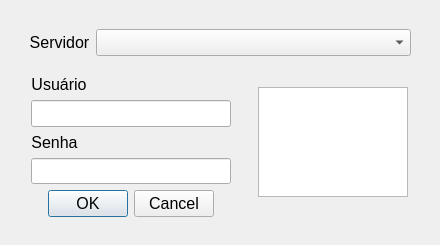
<?xml version="1.0" encoding="UTF-8"?>
<ui version="4.0">
 <class>LoginDialog</class>
 <widget class="QDialog" name="LoginDialog">
  <property name="geometry">
   <rect>
    <x>0</x>
    <y>0</y>
    <width>440</width>
    <height>245</height>
   </rect>
  </property>
  <property name="sizePolicy">
   <sizepolicy hsizetype="Preferred" vsizetype="Minimum">
    <horstretch>0</horstretch>
    <verstretch>0</verstretch>
   </sizepolicy>
  </property>
  <property name="minimumSize">
   <size>
    <width>440</width>
    <height>195</height>
   </size>
  </property>
  <property name="maximumSize">
   <size>
    <width>440</width>
    <height>245</height>
   </size>
  </property>
  <property name="windowTitle">
   <string>SOAD - Login</string>
  </property>
  <layout class="QGridLayout" name="gridLayout">
   <item row="3" column="0">
    <widget class="QFrame" name="verticalFrame">
     <property name="sizePolicy">
      <sizepolicy hsizetype="Minimum" vsizetype="Minimum">
       <horstretch>0</horstretch>
       <verstretch>0</verstretch>
      </sizepolicy>
     </property>
     <property name="maximumSize">
      <size>
       <width>422</width>
       <height>227</height>
      </size>
     </property>
     <layout class="QGridLayout" name="gridLayout_2">
      <item row="0" column="0">
       <layout class="QVBoxLayout" name="verticalLayout_2">
        <property name="spacing">
         <number>0</number>
        </property>
        <item>
         <widget class="QWidget" name="verticalWidget_servidor" native="true">
          <property name="sizePolicy">
           <sizepolicy hsizetype="Minimum" vsizetype="Minimum">
            <horstretch>0</horstretch>
            <verstretch>0</verstretch>
           </sizepolicy>
          </property>
          <property name="minimumSize">
           <size>
            <width>400</width>
            <height>30</height>
           </size>
          </property>
          <property name="maximumSize">
           <size>
            <width>400</width>
            <height>50</height>
           </size>
          </property>
          <layout class="QFormLayout" name="formLayout_2">
           <property name="bottomMargin">
            <number>0</number>
           </property>
           <item row="0" column="0">
            <widget class="QLabel" name="label_servidor">
             <property name="font">
              <font>
               <pointsize>12</pointsize>
              </font>
             </property>
             <property name="text">
              <string>Servidor</string>
             </property>
             <property name="alignment">
              <set>Qt::AlignCenter</set>
             </property>
            </widget>
           </item>
           <item row="0" column="1">
            <widget class="QComboBox" name="comboBox_servidor">
             <property name="font">
              <font>
               <pointsize>12</pointsize>
              </font>
             </property>
            </widget>
           </item>
          </layout>
         </widget>
        </item>
        <item>
         <layout class="QHBoxLayout" name="horizontalLayout">
          <property name="spacing">
           <number>0</number>
          </property>
          <item>
           <widget class="QWidget" name="verticalWidget_login" native="true">
            <property name="sizePolicy">
             <sizepolicy hsizetype="Minimum" vsizetype="Minimum">
              <horstretch>0</horstretch>
              <verstretch>0</verstretch>
             </sizepolicy>
            </property>
            <property name="maximumSize">
             <size>
              <width>224</width>
              <height>165</height>
             </size>
            </property>
            <layout class="QFormLayout" name="formLayout">
             <item row="1" column="0">
              <widget class="QLabel" name="label_usuario">
               <property name="font">
                <font>
                 <pointsize>12</pointsize>
                </font>
               </property>
               <property name="text">
                <string>Usuário</string>
               </property>
               <property name="alignment">
                <set>Qt::AlignCenter</set>
               </property>
              </widget>
             </item>
             <item row="2" column="0">
              <widget class="QLineEdit" name="lineEdit_usuario">
               <property name="minimumSize">
                <size>
                 <width>200</width>
                 <height>0</height>
                </size>
               </property>
               <property name="font">
                <font>
                 <pointsize>12</pointsize>
                </font>
               </property>
              </widget>
             </item>
             <item row="3" column="0">
              <widget class="QLabel" name="label_senha">
               <property name="font">
                <font>
                 <pointsize>12</pointsize>
                </font>
               </property>
               <property name="text">
                <string>Senha</string>
               </property>
               <property name="alignment">
                <set>Qt::AlignCenter</set>
               </property>
              </widget>
             </item>
             <item row="4" column="0">
              <widget class="QLineEdit" name="lineEdit_senha">
               <property name="minimumSize">
                <size>
                 <width>200</width>
                 <height>0</height>
                </size>
               </property>
               <property name="font">
                <font>
                 <pointsize>12</pointsize>
                </font>
               </property>
               <property name="echoMode">
                <enum>QLineEdit::Password</enum>
               </property>
              </widget>
             </item>
             <item row="0" column="0">
              <layout class="QHBoxLayout" name="horizontalLayout_2"/>
             </item>
             <item row="5" column="0">
              <widget class="QDialogButtonBox" name="buttonBox">
               <property name="sizePolicy">
                <sizepolicy hsizetype="Expanding" vsizetype="Expanding">
                 <horstretch>0</horstretch>
                 <verstretch>0</verstretch>
                </sizepolicy>
               </property>
               <property name="minimumSize">
                <size>
                 <width>200</width>
                 <height>0</height>
                </size>
               </property>
               <property name="sizeIncrement">
                <size>
                 <width>0</width>
                 <height>0</height>
                </size>
               </property>
               <property name="font">
                <font>
                 <pointsize>12</pointsize>
                </font>
               </property>
               <property name="autoFillBackground">
                <bool>false</bool>
               </property>
               <property name="orientation">
                <enum>Qt::Horizontal</enum>
               </property>
               <property name="standardButtons">
                <set>QDialogButtonBox::Cancel|QDialogButtonBox::Ok</set>
               </property>
               <property name="centerButtons">
                <bool>true</bool>
               </property>
              </widget>
             </item>
            </layout>
           </widget>
          </item>
          <item>
           <layout class="QGridLayout" name="gridLayout_3" rowstretch="0" columnstretch="0" rowminimumheight="0" columnminimumwidth="0">
            <property name="sizeConstraint">
             <enum>QLayout::SetMinimumSize</enum>
            </property>
            <property name="leftMargin">
             <number>10</number>
            </property>
            <property name="topMargin">
             <number>10</number>
            </property>
            <property name="rightMargin">
             <number>10</number>
            </property>
            <property name="bottomMargin">
             <number>10</number>
            </property>
            <property name="spacing">
             <number>10</number>
            </property>
            <item row="0" column="0">
             <widget class="QGraphicsView" name="graphicsView">
              <property name="enabled">
               <bool>true</bool>
              </property>
              <property name="sizePolicy">
               <sizepolicy hsizetype="Expanding" vsizetype="Expanding">
                <horstretch>0</horstretch>
                <verstretch>0</verstretch>
               </sizepolicy>
              </property>
              <property name="maximumSize">
               <size>
                <width>150</width>
                <height>110</height>
               </size>
              </property>
              <property name="interactive">
               <bool>false</bool>
              </property>
             </widget>
            </item>
           </layout>
          </item>
         </layout>
        </item>
       </layout>
      </item>
     </layout>
    </widget>
   </item>
  </layout>
 </widget>
 <resources/>
 <connections/>
</ui>
